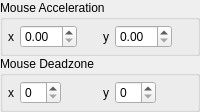
          <widget class="QWidget" name="mouse_page">
           <layout class="QVBoxLayout" name="verticalLayout_2">
            <property name="spacing">
             <number>0</number>
            </property>
            <property name="leftMargin">
             <number>0</number>
            </property>
            <property name="topMargin">
             <number>0</number>
            </property>
            <property name="rightMargin">
             <number>0</number>
            </property>
            <property name="bottomMargin">
             <number>0</number>
            </property>
            <item>
             <widget class="QGroupBox" name="gb_mouse_accel">
              <property name="title">
               <string>Mouse Acceleration</string>
              </property>
              <layout class="QHBoxLayout" name="horizontalLayout_27">
               <property name="leftMargin">
                <number>5</number>
               </property>
               <property name="topMargin">
                <number>5</number>
               </property>
               <property name="rightMargin">
                <number>5</number>
               </property>
               <property name="bottomMargin">
                <number>5</number>
               </property>
               <item>
                <widget class="QLabel" name="mouse_accel_x_label">
                 <property name="text">
                  <string>x</string>
                 </property>
                </widget>
               </item>
               <item>
                <widget class="QDoubleSpinBox" name="mouse_accel_x">
                 <property name="singleStep">
                  <double>0.100000000000000</double>
                 </property>
                </widget>
               </item>
               <item>
                <spacer name="horizontalSpacer_25">
                 <property name="orientation">
                  <enum>Qt::Horizontal</enum>
                 </property>
                 <property name="sizeType">
                  <enum>QSizePolicy::MinimumExpanding</enum>
                 </property>
                 <property name="sizeHint" stdset="0">
                  <size>
                   <width>0</width>
                   <height>0</height>
                  </size>
                 </property>
                </spacer>
               </item>
               <item>
                <widget class="QLabel" name="mouse_accel_y_label">
                 <property name="text">
                  <string>y</string>
                 </property>
                </widget>
               </item>
               <item>
                <widget class="QDoubleSpinBox" name="mouse_accel_y">
                 <property name="singleStep">
                  <double>0.100000000000000</double>
                 </property>
                </widget>
               </item>
               <item>
                <spacer name="horizontalSpacer_26">
                 <property name="orientation">
                  <enum>Qt::Horizontal</enum>
                 </property>
                 <property name="sizeType">
                  <enum>QSizePolicy::MinimumExpanding</enum>
                 </property>
                 <property name="sizeHint" stdset="0">
                  <size>
                   <width>0</width>
                   <height>0</height>
                  </size>
                 </property>
                </spacer>
               </item>
              </layout>
             </widget>
            </item>
            <item>
             <widget class="QGroupBox" name="gb_mouse_dz">
              <property name="title">
               <string>Mouse Deadzone</string>
              </property>
              <layout class="QHBoxLayout" name="horizontalLayout_26">
               <property name="leftMargin">
                <number>5</number>
               </property>
               <property name="topMargin">
                <number>5</number>
               </property>
               <property name="rightMargin">
                <number>5</number>
               </property>
               <property name="bottomMargin">
                <number>5</number>
               </property>
               <item>
                <widget class="QLabel" name="mouse_dz_x_label">
                 <property name="text">
                  <string>x</string>
                 </property>
                </widget>
               </item>
               <item>
                <widget class="QSpinBox" name="mouse_dz_x"/>
               </item>
               <item>
                <spacer name="horizontalSpacer_23">
                 <property name="orientation">
                  <enum>Qt::Horizontal</enum>
                 </property>
                 <property name="sizeType">
                  <enum>QSizePolicy::MinimumExpanding</enum>
                 </property>
                 <property name="sizeHint" stdset="0">
                  <size>
                   <width>0</width>
                   <height>0</height>
                  </size>
                 </property>
                </spacer>
               </item>
               <item>
                <widget class="QLabel" name="mouse_dz_y_label">
                 <property name="text">
                  <string>y</string>
                 </property>
                </widget>
               </item>
               <item>
                <widget class="QSpinBox" name="mouse_dz_y"/>
               </item>
               <item>
                <spacer name="horizontalSpacer_24">
                 <property name="orientation">
                  <enum>Qt::Horizontal</enum>
                 </property>
                 <property name="sizeType">
                  <enum>QSizePolicy::MinimumExpanding</enum>
                 </property>
                 <property name="sizeHint" stdset="0">
                  <size>
                   <width>0</width>
                   <height>0</height>
                  </size>
                 </property>
                </spacer>
               </item>
              </layout>
             </widget>
            </item>
            <item>
             <spacer name="verticalSpacer_445">
              <property name="orientation">
               <enum>Qt::Vertical</enum>
              </property>
              <property name="sizeType">
               <enum>QSizePolicy::MinimumExpanding</enum>
              </property>
              <property name="sizeHint" stdset="0">
               <size>
                <width>0</width>
                <height>0</height>
               </size>
              </property>
             </spacer>
            </item>
           </layout>
          </widget>
